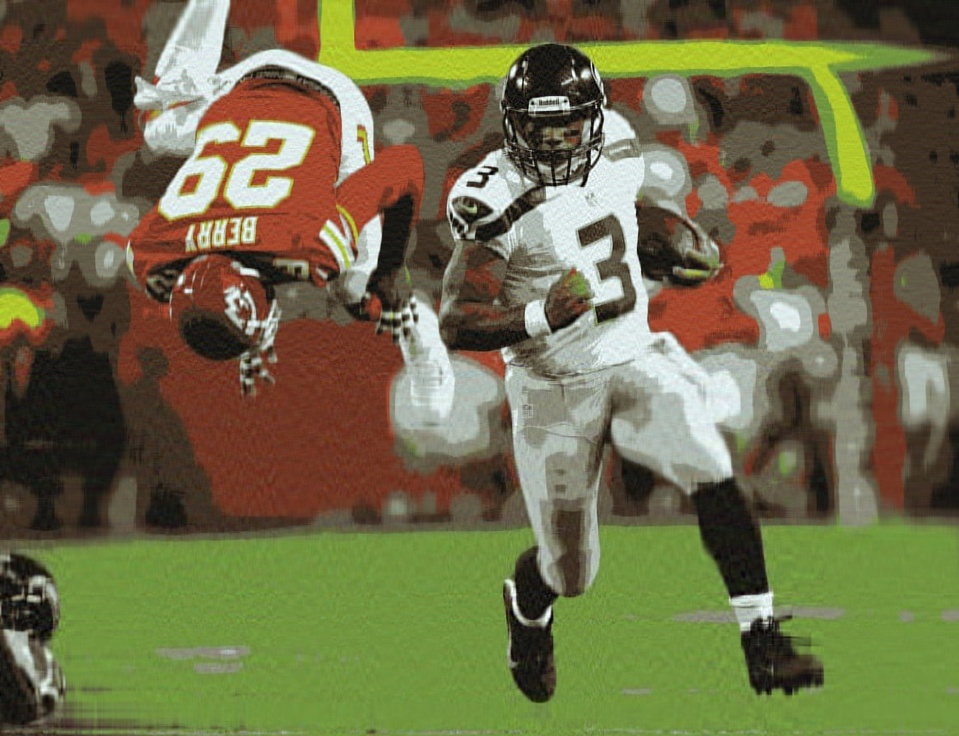
#> input picture 11.16/partIII/quantized_k_10_image5_compressed.jpg, 959 x 736 px, shrunk from 1600 x 1227 before the run, found by its file name
$ python color_quan.py --imgName quantized_k_10_image5_compressed.jpg
#> lines starting #> are read from the running program, lines starting #| are printed output that depends on the picture
### 11.16/partIII/utils.py
# %matplotlib inline
# import matplotlib
# matplotlib.use('TkAgg')
# from matplotlib import pyplot as plt
import cv2
from urllib import request
import numpy as np
from os import path
from tqdm import tqdm
from sklearn.cluster import KMeans
from sklearn.decomposition import PCA
import os

def parseUrl2Img(url):

    resp = request.urlopen(url)
    image = resp.read()
    img_arr = np.array(bytearray(image))
    img = cv2.imdecode(img_arr, -1)
#> img is the input picture: shape (736, 959, 3); mean B, G, R 72.5, 107.7, 112.1
    # img = cv2.cvtColor(img, cv2.COLOR_BGR2RGB)
    return img


def colorQuan(img, n_clusters):
#> called with n_clusters = 3
    shape_ = img.shape
#> shape_ = (736, 959, 3)

    img = np.reshape(newshape=(-1, 3), a=img)
    print('## Fitting ...')
    kmeans = KMeans(n_clusters=n_clusters).fit(img)
    img_cluster = kmeans.predict(img)

    centroids = np.array(kmeans.cluster_centers_, dtype=int)
#> centroids = [[37, 51, 75], [72, 135, 124], [200, 207, 196]]
    new_img = np.zeros((img_cluster.shape[0], 3), dtype=int)

    for p in tqdm(range(new_img.shape[0])):
        new_img[p] = centroids[img_cluster[p]]

    return np.reshape(new_img, shape_)
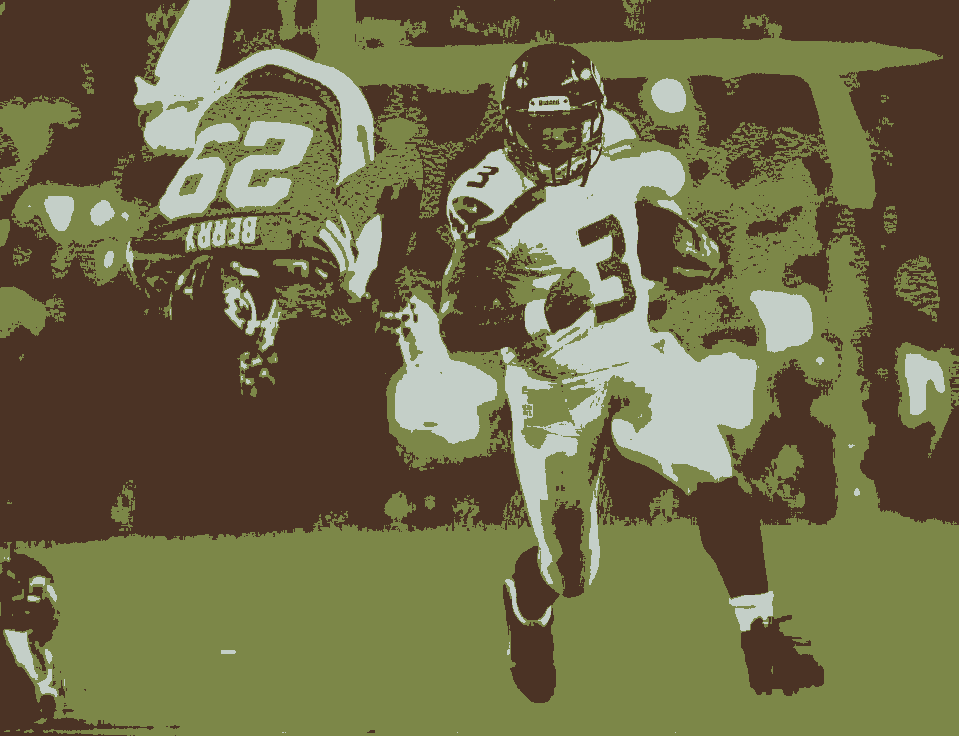
#> returned value: shape (736, 959, 3) int64; mean of channels 0, 1, 2 72.3, 107.5, 111.5; drawn as B, G, R


# [19 lines left out: functions pcaCompress, pcaDecompress, not called in this run]

### 11.16/partIII/color_quan.py
from utils import *
import argparse

"""
Color Quantization with K-means
"""

parser = argparse.ArgumentParser()
parser.add_argument('-d', '--imgsDir', default='http://www.utdallas.edu/~axn112530/cs6375/unsupervised/images/',
                    type=str, help='Images Directory')
parser.add_argument('-n', '--imgName', default='image1.jpg', type=str, help='Image Name')
parser.add_argument('-k', '--numberOfClusters', default=3, type=int, help='Number of Clustering Colors')
parser.add_argument('-o', '--outputDir', default='./quantizedImages/', type=str, help='Directory to output processed Image')
# parser.add_argument('-s', '--showImage', action='store_true', help='Show processed image')
args = parser.parse_args()

print('# Loading image {} ...'.format(args.imgName))
# Read and Parse image from url
url = path.join(args.imgsDir, args.imgName)
img = parseUrl2Img(url)
print('# Color Quantization processing ...')
# Color Quantization
img = colorQuan(img, args.numberOfClusters)

print('# Save image ...')
# Save image
cv2.imwrite(path.join(args.outputDir, 'quantized_k_{}_{}'.format(args.numberOfClusters, args.imgName)), img)

# if args.showImage:
#     plt.figure(0)
#     plt.imshow(img)

print('# Finished.')

$ run again, on 11.16/partIII/compressedImages/compressed_100.0_quantized_k_3_image1.jpg
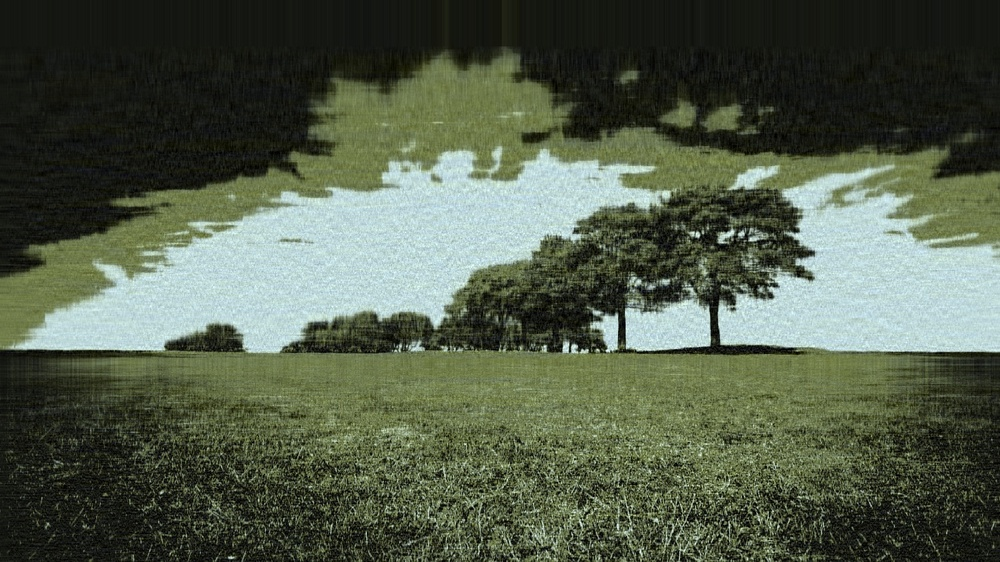
#> input picture 11.16/partIII/compressedImages/compressed_100.0_quantized_k_3_image1.jpg, 1000 x 562 px, shrunk from 1600 x 900 before the run, found by its file name
#> in parseUrl2Img, img is the input picture: shape (562, 1000, 3); mean B, G, R 74.8, 92.9, 83
#> centroids = [[212, 214, 189], [20, 31, 27], [78, 115, 104]]
#> in colorQuan, `return np.reshape(new_img, shape_)`:
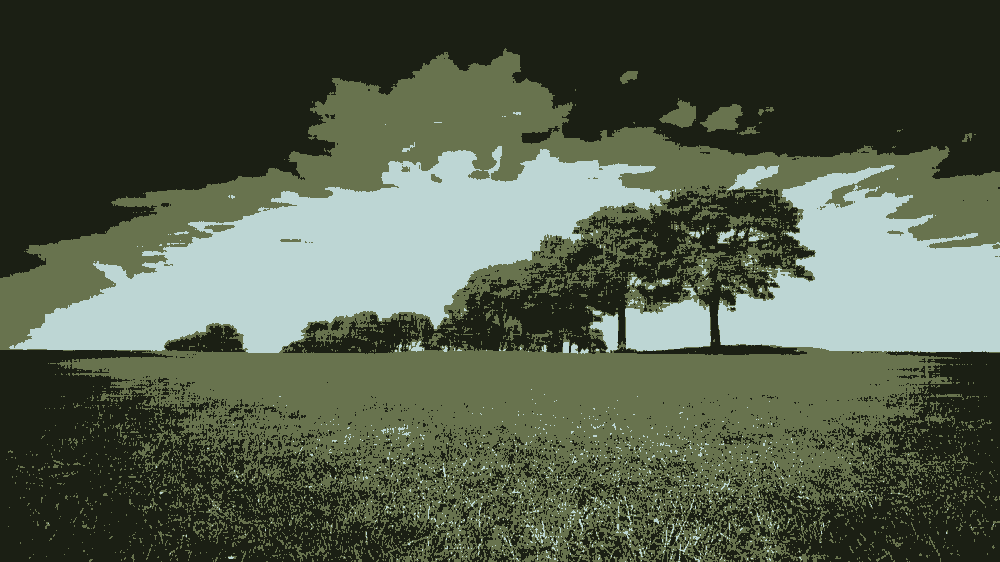
#> returned value: shape (562, 1000, 3) int64; mean of channels 0, 1, 2 74.2, 92.5, 82.4; drawn as B, G, R
